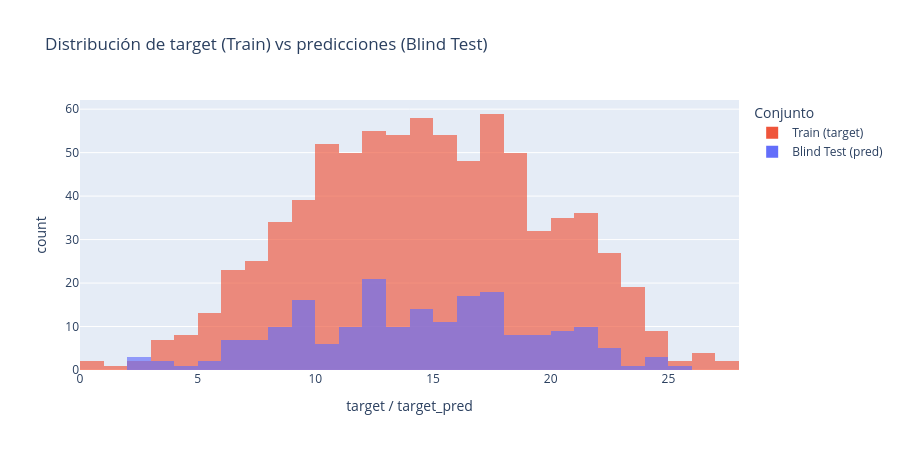

This figure's notebook cell:
### Markdown cell above
## 3. Pequeña evaluación de predicciones.

### Code cell
df_train_target = pl.read_csv('data/training_data.csv').select('target')

df_plot = pl.concat([
    df_train_target.rename({'target': 'valor'}).with_columns(pl.lit('Train (target)').alias('conjunto')),
    pl.DataFrame({'valor': predictions, 'conjunto': ['Blind Test (pred)'] * len(predictions)}),
])

fig = px.histogram(
    df_plot.to_pandas(),
    x='valor',
    color='conjunto',
    nbins=30,
    barmode='overlay',
    opacity=0.65,
    title='Distribución de target (Train) vs predicciones (Blind Test)',
    labels={'valor': 'target / target_pred', 'count': 'Frecuencia'},
    color_discrete_map={'Train (target)': '#EF553B', 'Blind Test (pred)': '#636EFA'},
)
fig.update_layout(height=450, legend_title_text='Conjunto')
fig.show()

### Figure 1 — Plotly figure (JSON) as saved in the notebook; plotly's stock layout.template omitted (floating-point values rounded to 4 significant figures; data arrays with more than 128 entries replaced by an {"elided": "..."} marker saying what was removed)
{"data": [{"bingroup": "x", "hovertemplate": "conjunto=Train (target)<br>target / target_pred=%{x}<br>count=%{y}<extra></extra>", "legendgroup": "Train (target)", "marker": {"color": "#EF553B", "opacity": 0.65, "pattern": {"shape": ""}}, "name": "Train (target)", "nbinsx": 30, "orientation": "v", "showlegend": true, "type": "histogram", "x": {"elided": "800 float values"}, "xaxis": "x", "yaxis": "y"}, {"bingroup": "x", "hovertemplate": "conjunto=Blind Test (pred)<br>target / target_pred=%{x}<br>count=%{y}<extra></extra>", "legendgroup": "Blind Test (pred)", "marker": {"color": "#636EFA", "opacity": 0.65, "pattern": {"shape": ""}}, "name": "Blind Test (pred)", "nbinsx": 30, "orientation": "v", "showlegend": true, "type": "histogram", "x": {"elided": "200 float values"}, "xaxis": "x", "yaxis": "y"}], "layout": {"barmode": "overlay", "height": 450, "legend": {"title": {"text": "Conjunto"}, "tracegroupgap": 0}, "title": {"text": "Distribución de target (Train) vs predicciones (Blind Test)"}, "xaxis": {"anchor": "y", "domain": [0, 1], "title": {"text": "target / target_pred"}}, "yaxis": {"anchor": "x", "domain": [0, 1], "title": {"text": "count"}}}}
